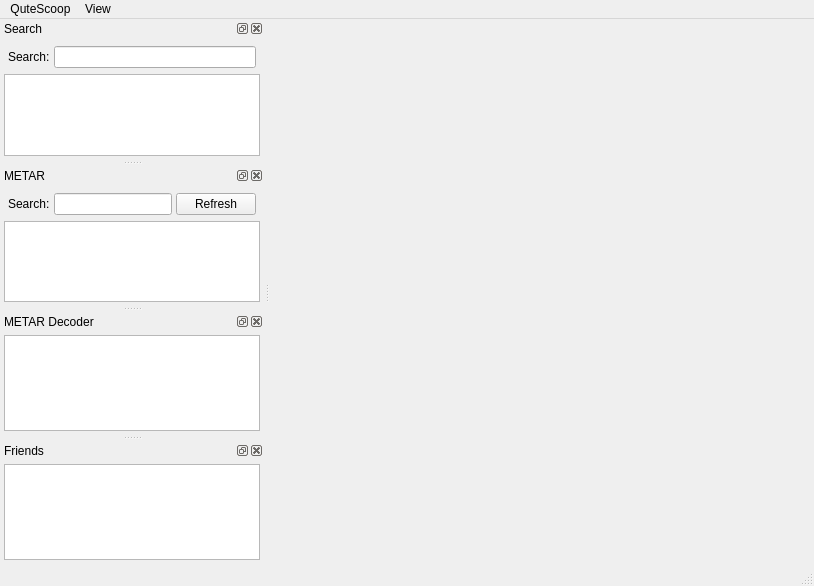
<ui version="4.0" >
 <class>MainWindow</class>
 <widget class="QMainWindow" name="MainWindow" >
  <property name="geometry" >
   <rect>
    <x>0</x>
    <y>0</y>
    <width>814</width>
    <height>586</height>
   </rect>
  </property>
  <property name="windowTitle" >
   <string>QuteScoop</string>
  </property>
  <widget class="QWidget" name="centralwidget" />
  <widget class="QMenuBar" name="menubar" >
   <property name="geometry" >
    <rect>
     <x>0</x>
     <y>0</y>
     <width>814</width>
     <height>22</height>
    </rect>
   </property>
   <widget class="QMenu" name="menuDolomynum" >
    <property name="title" >
     <string>QuteScoop</string>
    </property>
    <addaction name="actionAbout" />
    <addaction name="actionAboutQt" />
    <addaction name="separator" />
    <addaction name="actionPreferences" />
    <addaction name="actionDownload" />
    <addaction name="actionQuit" />
   </widget>
   <widget class="QMenu" name="menuView" >
    <property name="title" >
     <string>View</string>
    </property>
    <addaction name="actionShowFriendsDock" />
    <addaction name="actionShowSearch" />
    <addaction name="actionShowMetars" />
    <addaction name="actionClearAllFlightPaths" />
    <addaction name="actionDisplayAllFlightPaths" />
    <addaction name="actionHideAllWindows" />
    <addaction name="separator" />
    <addaction name="actionToggleFullscreen" />
    <addaction name="separator" />
    <addaction name="actionZoomIn" />
    <addaction name="actionZoomOut" />
    <addaction name="separator" />
    <addaction name="actionRememberPosition" />
    <addaction name="actionDisplayAllFirs" />
   </widget>
   <addaction name="menuDolomynum" />
   <addaction name="menuView" />
  </widget>
  <widget class="QStatusBar" name="statusbar" />
  <widget class="QDockWidget" name="searchDock" >
   <property name="maximumSize" >
    <size>
     <width>16777215</width>
     <height>16777215</height>
    </size>
   </property>
   <property name="allowedAreas" >
    <set>Qt::AllDockWidgetAreas</set>
   </property>
   <property name="windowTitle" >
    <string>Search</string>
   </property>
   <attribute name="dockWidgetArea" >
    <number>1</number>
   </attribute>
   <widget class="QWidget" name="dockWidgetContents" >
    <layout class="QVBoxLayout" >
     <property name="spacing" >
      <number>2</number>
     </property>
     <property name="leftMargin" >
      <number>4</number>
     </property>
     <property name="topMargin" >
      <number>4</number>
     </property>
     <property name="rightMargin" >
      <number>4</number>
     </property>
     <property name="bottomMargin" >
      <number>4</number>
     </property>
     <item>
      <layout class="QHBoxLayout" >
       <property name="spacing" >
        <number>4</number>
       </property>
       <property name="leftMargin" >
        <number>4</number>
       </property>
       <property name="topMargin" >
        <number>4</number>
       </property>
       <property name="rightMargin" >
        <number>4</number>
       </property>
       <property name="bottomMargin" >
        <number>4</number>
       </property>
       <item>
        <widget class="QLabel" name="label" >
         <property name="text" >
          <string>Search:</string>
         </property>
         <property name="buddy" >
          <cstring>searchEdit</cstring>
         </property>
        </widget>
       </item>
       <item>
        <widget class="QLineEdit" name="searchEdit" />
       </item>
      </layout>
     </item>
     <item>
      <widget class="QTreeView" name="searchResult" >
       <property name="editTriggers" >
        <set>QAbstractItemView::AllEditTriggers</set>
       </property>
       <property name="rootIsDecorated" >
        <bool>false</bool>
       </property>
       <property name="uniformRowHeights" >
        <bool>true</bool>
       </property>
       <property name="itemsExpandable" >
        <bool>false</bool>
       </property>
      </widget>
     </item>
    </layout>
   </widget>
  </widget>
  <widget class="QDockWidget" name="metarDock" >
   <property name="windowTitle" >
    <string>METAR</string>
   </property>
   <attribute name="dockWidgetArea" >
    <number>1</number>
   </attribute>
   <widget class="QWidget" name="dockWidgetContents_2" >
    <layout class="QVBoxLayout" >
     <property name="spacing" >
      <number>2</number>
     </property>
     <property name="leftMargin" >
      <number>4</number>
     </property>
     <property name="topMargin" >
      <number>4</number>
     </property>
     <property name="rightMargin" >
      <number>4</number>
     </property>
     <property name="bottomMargin" >
      <number>4</number>
     </property>
     <item>
      <layout class="QHBoxLayout" >
       <property name="spacing" >
        <number>4</number>
       </property>
       <property name="leftMargin" >
        <number>4</number>
       </property>
       <property name="topMargin" >
        <number>4</number>
       </property>
       <property name="rightMargin" >
        <number>4</number>
       </property>
       <property name="bottomMargin" >
        <number>4</number>
       </property>
       <item>
        <widget class="QLabel" name="label_2" >
         <property name="text" >
          <string>Search:</string>
         </property>
         <property name="buddy" >
          <cstring>metarEdit</cstring>
         </property>
        </widget>
       </item>
       <item>
        <widget class="QLineEdit" name="metarEdit" />
       </item>
       <item>
        <widget class="QPushButton" name="btnRefreshMetar" >
         <property name="text" >
          <string>Refresh</string>
         </property>
        </widget>
       </item>
      </layout>
     </item>
     <item>
      <widget class="QTreeView" name="metarList" >
       <property name="editTriggers" >
        <set>QAbstractItemView::AllEditTriggers</set>
       </property>
       <property name="rootIsDecorated" >
        <bool>false</bool>
       </property>
       <property name="uniformRowHeights" >
        <bool>true</bool>
       </property>
       <property name="itemsExpandable" >
        <bool>false</bool>
       </property>
       <property name="sortingEnabled" >
        <bool>true</bool>
       </property>
      </widget>
     </item>
    </layout>
   </widget>
  </widget>
  <widget class="QDockWidget" name="metarDecoderDock" >
   <property name="windowTitle" >
    <string>METAR Decoder</string>
   </property>
   <attribute name="dockWidgetArea" >
    <number>1</number>
   </attribute>
   <widget class="QWidget" name="dockWidgetContents_3" >
    <layout class="QVBoxLayout" >
     <property name="leftMargin" >
      <number>4</number>
     </property>
     <property name="topMargin" >
      <number>4</number>
     </property>
     <property name="rightMargin" >
      <number>4</number>
     </property>
     <property name="bottomMargin" >
      <number>4</number>
     </property>
     <item>
      <widget class="QTextBrowser" name="metarText" >
       <property name="html" >
        <string>&lt;html>&lt;head>&lt;meta name="qrichtext" content="1" />&lt;style type="text/css">
p, li { white-space: pre-wrap; }
&lt;/style>&lt;/head>&lt;body style=" font-family:'Lucida Grande'; font-size:13pt; font-weight:400; font-style:normal;">
&lt;p style="-qt-paragraph-type:empty; margin-top:0px; margin-bottom:0px; margin-left:0px; margin-right:0px; -qt-block-indent:0; text-indent:0px;">&lt;/p>&lt;/body>&lt;/html></string>
       </property>
       <property name="acceptRichText" >
        <bool>true</bool>
       </property>
       <property name="openExternalLinks" >
        <bool>true</bool>
       </property>
      </widget>
     </item>
    </layout>
   </widget>
  </widget>
  <widget class="QDockWidget" name="friendsDock" >
   <property name="windowTitle" >
    <string>Friends</string>
   </property>
   <attribute name="dockWidgetArea" >
    <number>1</number>
   </attribute>
   <widget class="QWidget" name="dockWidgetContents_4" >
    <layout class="QVBoxLayout" >
     <property name="leftMargin" >
      <number>4</number>
     </property>
     <property name="topMargin" >
      <number>4</number>
     </property>
     <property name="rightMargin" >
      <number>4</number>
     </property>
     <property name="bottomMargin" >
      <number>4</number>
     </property>
     <item>
      <widget class="QTreeView" name="friendsList" >
       <property name="rootIsDecorated" >
        <bool>false</bool>
       </property>
       <property name="uniformRowHeights" >
        <bool>true</bool>
       </property>
       <property name="itemsExpandable" >
        <bool>false</bool>
       </property>
       <property name="sortingEnabled" >
        <bool>true</bool>
       </property>
      </widget>
     </item>
    </layout>
   </widget>
  </widget>
  <action name="actionAbout" >
   <property name="text" >
    <string>About</string>
   </property>
   <property name="autoRepeat" >
    <bool>false</bool>
   </property>
  </action>
  <action name="actionDownload" >
   <property name="text" >
    <string>Download Network Status</string>
   </property>
   <property name="shortcut" >
    <string>F5</string>
   </property>
   <property name="autoRepeat" >
    <bool>false</bool>
   </property>
  </action>
  <action name="actionAboutQt" >
   <property name="text" >
    <string>About QT</string>
   </property>
   <property name="autoRepeat" >
    <bool>false</bool>
   </property>
  </action>
  <action name="actionPreferences" >
   <property name="text" >
    <string>Preferences...</string>
   </property>
   <property name="autoRepeat" >
    <bool>false</bool>
   </property>
  </action>
  <action name="actionQuit" >
   <property name="text" >
    <string>Quit</string>
   </property>
  </action>
  <action name="actionShowSearch" >
   <property name="checkable" >
    <bool>true</bool>
   </property>
   <property name="checked" >
    <bool>true</bool>
   </property>
   <property name="text" >
    <string>Show &amp;Search Dock</string>
   </property>
   <property name="shortcut" >
    <string>F3</string>
   </property>
   <property name="autoRepeat" >
    <bool>false</bool>
   </property>
  </action>
  <action name="actionToggleFullscreen" >
   <property name="checkable" >
    <bool>false</bool>
   </property>
   <property name="text" >
    <string>Toggle Fullscreen</string>
   </property>
   <property name="shortcut" >
    <string>Ctrl+F11</string>
   </property>
   <property name="autoRepeat" >
    <bool>false</bool>
   </property>
  </action>
  <action name="actionClearAllFlightPaths" >
   <property name="text" >
    <string>Hide All Flight Routes</string>
   </property>
   <property name="shortcut" >
    <string>F6</string>
   </property>
  </action>
  <action name="actionDisplayAllFlightPaths" >
   <property name="text" >
    <string>Show All Flight Routes</string>
   </property>
   <property name="shortcut" >
    <string>Ctrl+F6</string>
   </property>
  </action>
  <action name="actionShowMetars" >
   <property name="checkable" >
    <bool>true</bool>
   </property>
   <property name="checked" >
    <bool>true</bool>
   </property>
   <property name="text" >
    <string>Show Metar Dock</string>
   </property>
   <property name="shortcut" >
    <string>F4</string>
   </property>
  </action>
  <action name="actionZoomIn" >
   <property name="text" >
    <string>Zoom In</string>
   </property>
   <property name="shortcut" >
    <string>Ctrl++</string>
   </property>
  </action>
  <action name="actionZoomOut" >
   <property name="text" >
    <string>Zoom Out</string>
   </property>
   <property name="shortcut" >
    <string>Ctrl+-</string>
   </property>
  </action>
  <action name="actionRememberPosition" >
   <property name="text" >
    <string>Remember Map Position</string>
   </property>
  </action>
  <action name="actionHideAllWindows" >
   <property name="text" >
    <string>Hide all Windows</string>
   </property>
   <property name="shortcut" >
    <string>F7</string>
   </property>
  </action>
  <action name="actionShowFriendsDock" >
   <property name="checkable" >
    <bool>true</bool>
   </property>
   <property name="text" >
    <string>Show Friends Dock</string>
   </property>
   <property name="shortcut" >
    <string>F2</string>
   </property>
  </action>
  <action name="actionDisplayAllFirs" >
   <property name="checkable" >
    <bool>true</bool>
   </property>
   <property name="text" >
    <string>Display All Sector Boundaries</string>
   </property>
  </action>
 </widget>
 <resources/>
 <connections>
  <connection>
   <sender>actionQuit</sender>
   <signal>triggered()</signal>
   <receiver>MainWindow</receiver>
   <slot>close()</slot>
   <hints>
    <hint type="sourcelabel" >
     <x>-1</x>
     <y>-1</y>
    </hint>
    <hint type="destinationlabel" >
     <x>399</x>
     <y>299</y>
    </hint>
   </hints>
  </connection>
  <connection>
   <sender>searchDock</sender>
   <signal>visibilityChanged(bool)</signal>
   <receiver>actionShowSearch</receiver>
   <slot>setChecked(bool)</slot>
   <hints>
    <hint type="sourcelabel" >
     <x>139</x>
     <y>312</y>
    </hint>
    <hint type="destinationlabel" >
     <x>-1</x>
     <y>-1</y>
    </hint>
   </hints>
  </connection>
  <connection>
   <sender>actionShowSearch</sender>
   <signal>toggled(bool)</signal>
   <receiver>searchDock</receiver>
   <slot>setVisible(bool)</slot>
   <hints>
    <hint type="sourcelabel" >
     <x>-1</x>
     <y>-1</y>
    </hint>
    <hint type="destinationlabel" >
     <x>139</x>
     <y>312</y>
    </hint>
   </hints>
  </connection>
  <connection>
   <sender>actionShowMetars</sender>
   <signal>toggled(bool)</signal>
   <receiver>metarDock</receiver>
   <slot>setVisible(bool)</slot>
   <hints>
    <hint type="sourcelabel" >
     <x>-1</x>
     <y>-1</y>
    </hint>
    <hint type="destinationlabel" >
     <x>131</x>
     <y>450</y>
    </hint>
   </hints>
  </connection>
  <connection>
   <sender>actionShowFriendsDock</sender>
   <signal>toggled(bool)</signal>
   <receiver>friendsDock</receiver>
   <slot>setVisible(bool)</slot>
   <hints>
    <hint type="sourcelabel" >
     <x>-1</x>
     <y>-1</y>
    </hint>
    <hint type="destinationlabel" >
     <x>476</x>
     <y>302</y>
    </hint>
   </hints>
  </connection>
  <connection>
   <sender>metarDock</sender>
   <signal>visibilityChanged(bool)</signal>
   <receiver>actionShowMetars</receiver>
   <slot>setChecked(bool)</slot>
   <hints>
    <hint type="sourcelabel" >
     <x>145</x>
     <y>248</y>
    </hint>
    <hint type="destinationlabel" >
     <x>-1</x>
     <y>-1</y>
    </hint>
   </hints>
  </connection>
  <connection>
   <sender>friendsDock</sender>
   <signal>visibilityChanged(bool)</signal>
   <receiver>actionShowFriendsDock</receiver>
   <slot>setChecked(bool)</slot>
   <hints>
    <hint type="sourcelabel" >
     <x>145</x>
     <y>506</y>
    </hint>
    <hint type="destinationlabel" >
     <x>-1</x>
     <y>-1</y>
    </hint>
   </hints>
  </connection>
 </connections>
</ui>
